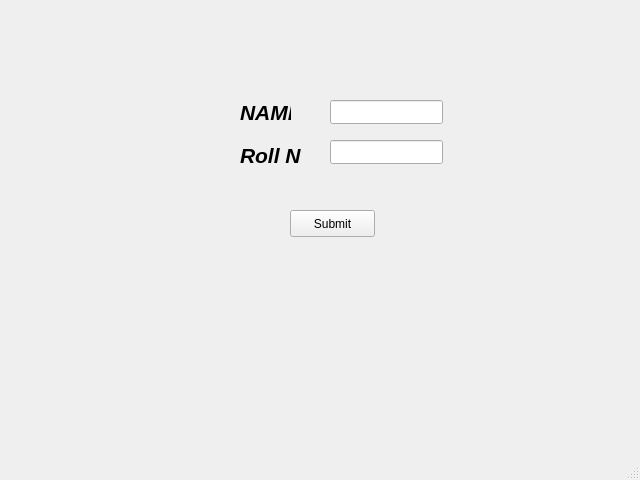
<?xml version="1.0" encoding="UTF-8"?>
<ui version="4.0">
 <class>MainWindow</class>
 <widget class="QMainWindow" name="MainWindow">
  <property name="geometry">
   <rect>
    <x>0</x>
    <y>0</y>
    <width>640</width>
    <height>480</height>
   </rect>
  </property>
  <property name="windowTitle">
   <string>MainWindow</string>
  </property>
  <widget class="QWidget" name="centralwidget">
   <widget class="QPushButton" name="pushButton">
    <property name="geometry">
     <rect>
      <x>290</x>
      <y>210</y>
      <width>85</width>
      <height>27</height>
     </rect>
    </property>
    <property name="text">
     <string>Submit</string>
    </property>
   </widget>
   <widget class="QLabel" name="label">
    <property name="geometry">
     <rect>
      <x>240</x>
      <y>100</y>
      <width>51</width>
      <height>21</height>
     </rect>
    </property>
    <property name="text">
     <string>&lt;html&gt;&lt;head/&gt;&lt;body&gt;&lt;p&gt;&lt;span style=&quot; font-size:16pt; font-weight:600; font-style:italic;&quot;&gt;NAME&lt;/span&gt;&lt;/p&gt;&lt;/body&gt;&lt;/html&gt;</string>
    </property>
   </widget>
   <widget class="QLabel" name="label_2">
    <property name="geometry">
     <rect>
      <x>240</x>
      <y>140</y>
      <width>61</width>
      <height>31</height>
     </rect>
    </property>
    <property name="frameShadow">
     <enum>QFrame::Sunken</enum>
    </property>
    <property name="text">
     <string>&lt;html&gt;&lt;head/&gt;&lt;body&gt;&lt;p&gt;&lt;span style=&quot; font-size:16pt; font-weight:600; font-style:italic;&quot;&gt;Roll No.&lt;/span&gt;&lt;/p&gt;&lt;/body&gt;&lt;/html&gt;</string>
    </property>
   </widget>
   <widget class="QLineEdit" name="lineEdit">
    <property name="geometry">
     <rect>
      <x>330</x>
      <y>100</y>
      <width>113</width>
      <height>24</height>
     </rect>
    </property>
   </widget>
   <widget class="QLineEdit" name="lineEdit_2">
    <property name="geometry">
     <rect>
      <x>330</x>
      <y>140</y>
      <width>113</width>
      <height>24</height>
     </rect>
    </property>
   </widget>
  </widget>
  <widget class="QMenuBar" name="menubar">
   <property name="geometry">
    <rect>
     <x>0</x>
     <y>0</y>
     <width>640</width>
     <height>22</height>
    </rect>
   </property>
  </widget>
  <widget class="QStatusBar" name="statusbar"/>
 </widget>
 <resources/>
 <connections/>
</ui>
